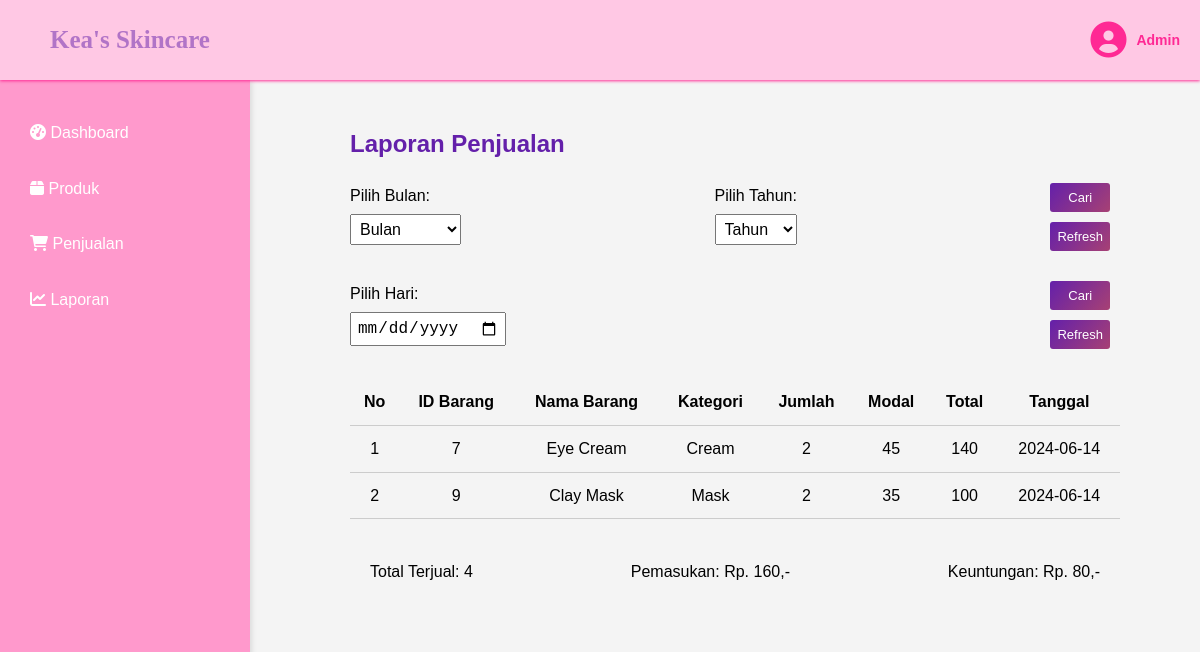
/laporan.php, run on an earlier commit of the app's database.
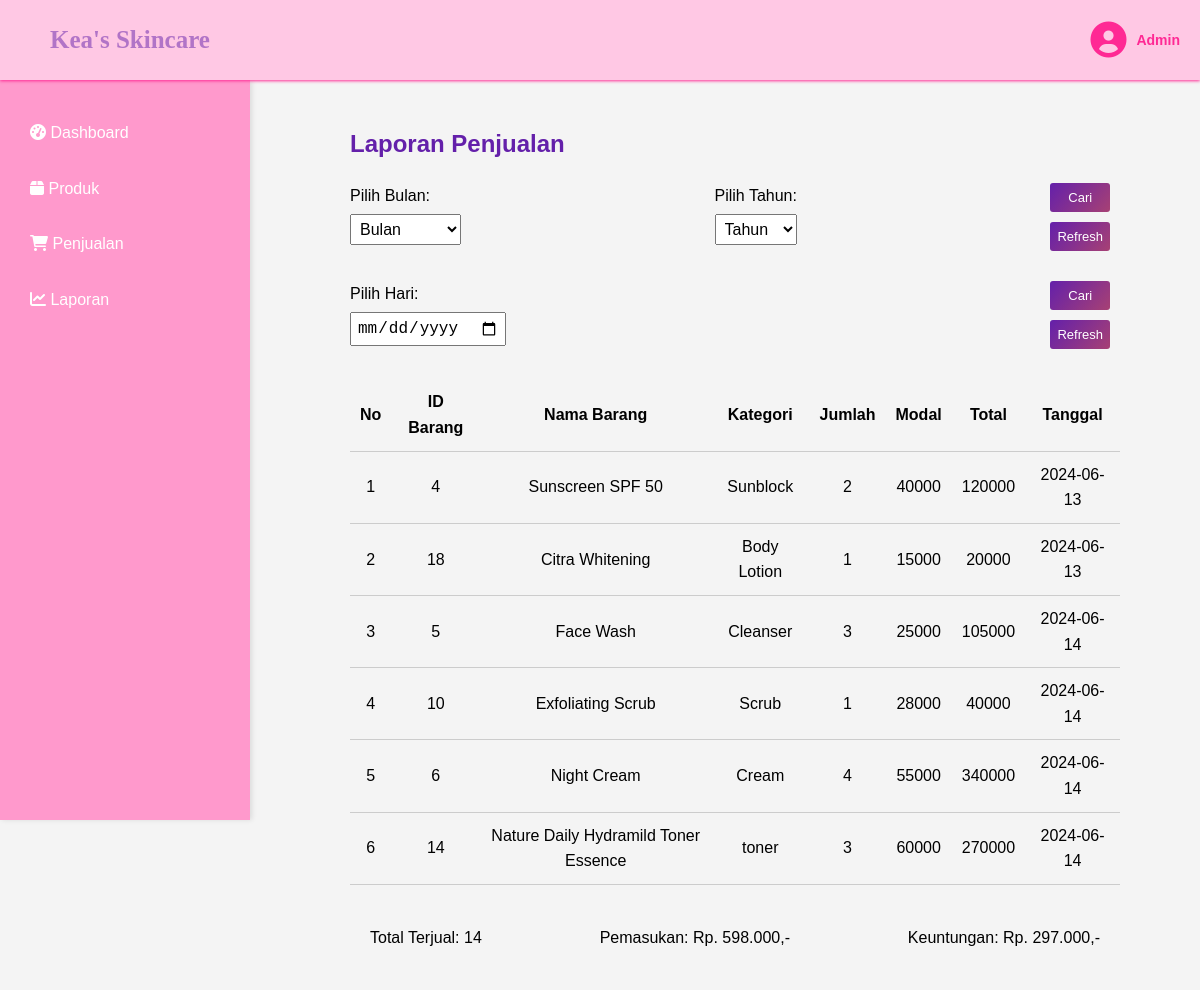
And on a later commit of the database.
### tables this page shows
CREATE TABLE `penjualan` (
  `id` int(11) NOT NULL,
  `tanggal` date DEFAULT NULL,
  `id_produk` int(11) DEFAULT NULL,
  `jumlah` int(11) DEFAULT NULL,
  `harga` decimal(10,0) DEFAULT NULL,
  `total_harga` decimal(10,0) DEFAULT NULL
);

CREATE TABLE `produk` (
  `id` int(11) NOT NULL,
  `nama` varchar(255) NOT NULL,
  `kategori` varchar(255) NOT NULL,
  `harga_beli` decimal(10,0) DEFAULT NULL,
  `harga_jual` decimal(10,0) DEFAULT NULL,
  `stok` int(11) NOT NULL
);

### laporan.php (the view, shortened to what this page needs)
<!DOCTYPE html>
<html lang="en">
<head>
    <link rel="stylesheet" href="css/laporan.css">
    <link rel="stylesheet" href="css/styles.css">
</head>
<body>
<?php include 'template/header.php'; ?>
<div class="container">
    <?php include 'template/sidebar.php'; ?>
    <div class="content">
        <h2>Laporan Penjualan</h2>
        <form method="GET" action="">
            <div class="form-group">
                <label for="bulan">Pilih Bulan:</label>
                <select id="bulan" name="bulan">
                    <option value="">Bulan</option>
                </select>
            </div>
            <div class="form-group">
                <label for="tahun">Pilih Tahun:</label>
                <select id="tahun" name="tahun">
                    <option value="">Tahun</option>
                </select>
            </div>
            <div class="form-group">
                <button type="submit" name="search" value="month" class="btn">Cari</button>
                <button type="button" onclick="location.reload()" class="btn">Refresh</button>
            </div>
        </form>
        <form method="GET" action="">
            <div class="form-group">
                <label for="tanggal">Pilih Hari:</label>
                <input type="date" id="tanggal" name="tanggal">
            </div>
            <div class="form-group">
                <button type="submit" name="search" value="day" class="btn">Cari</button>
                <button type="button" onclick="location.reload()" class="btn">Refresh</button>
            </div>
        </form>
        <table>
            <thead>
                <tr>
                    <th>No</th>
                    <th>ID Barang</th>
                    <th>Nama Barang</th>
                    <th>Kategori</th>
                    <th>Jumlah</th>
                    <th>Modal</th>
                    <th>Total</th>
                    <th>Tanggal</th>
                </tr>
            </thead>
            <tbody>
                <?php
                include 'config.php';
                $query = "SELECT p.id as produk_id, p.nama, p.kategori, p.harga_beli, p.harga_jual, p.stok,
                                  j.id as penjualan_id, j.tanggal, j.jumlah, j.harga, j.total_harga
                          FROM penjualan j
                          JOIN produk p ON j.id_produk = p.id
                          WHERE 1=1";
                $result = mysqli_query($conn, $query);
                if (mysqli_num_rows($result) > 0) {
                    $no = 1;
                    while ($row = mysqli_fetch_assoc($result)) {
                        echo "<tr>";
                        echo "<td>{$no}</td>";
                        echo "<td>{$row['produk_id']}</td>";
                        echo "<td>{$row['nama']}</td>";
                        echo "<td>{$row['kategori']}</td>";
                        echo "<td>{$row['jumlah']}</td>";
                        echo "<td>{$row['harga_beli']}</td>";
                        echo "<td>{$row['total_harga']}</td>";
                        echo "<td>{$row['tanggal']}</td>";
                        echo "</tr>";
                        $no++;
                    }
                } else {
                    echo "<tr><td colspan='9'>No data available in table</td></tr>";
                }
                ?>
            </tbody>
        </table>
        <div class="total">
            <p>Total Terjual:
                <?php
                $total_query = "SELECT SUM(j.jumlah) as total_qty, SUM(p.harga_beli * j.jumlah) as total_cost, SUM(j.total_harga) as total_sales
                                FROM penjualan j
                                JOIN produk p ON j.id_produk = p.id";
                $total_result = mysqli_query($conn, $total_query);
                $totals = mysqli_fetch_assoc($total_result);
                echo $totals['total_qty'];
                ?>
            </p>
            <p>Pemasukan: Rp. <?php echo number_format($totals['total_cost'], 0, ',', '.'); ?>,-</p>
            <p>Keuntungan: Rp. <?php echo number_format($totals['total_sales'] - $totals['total_cost'], 0, ',', '.'); ?>,-</p>

### template/header.php (shortened to what this page needs)
<!DOCTYPE html>
<html lang="en">
<head>
    <link rel="stylesheet" href="css/styles.css">
</head>
<body>
    <header>
        <div class="container-header">
            <h1 class="brand">Kea's Skincare</h1>
            <div class="profile">
                <a href="index.php">
                    <i class="fas fa-user-circle"></i>
                    <div class="profile-text">
                        <strong>Admin</strong>
                    </div>
                </a>
            </div>
        </div>
    </header>
</body>
</html>

### template/sidebar.php (shortened to what this page needs)
<!DOCTYPE html>
<html lang="en">
<head>
    <link rel="stylesheet" href="css/produk.css">
    <link rel="stylesheet" href="css/styles.css">
    <link rel="stylesheet" href="https://cdnjs.cloudflare.com/ajax/libs/font-awesome/6.0.0-beta3/css/all.min.css">
</head>
<div class="sidebar">
    <ul>
        <li><a href="index.php"><i class="fas fa-tachometer-alt"></i> Dashboard</a></li>
        <li><a href="produk.php"><i class="fas fa-box"></i>  Produk</a></li>
        <li><a href="penjualan.php"><i class="fas fa-shopping-cart"></i> Penjualan</a></li>
        <li><a href="laporan.php"><i class="fas fa-chart-line"></i> Laporan</a></li>
    </ul>
</div>

### css/laporan.css (style rules this page uses)
body { font-family: Arial, sans-serif; background-color: #f4f4f4; margin: 0; padding: 0; }
.container { width: 80%; margin: auto; overflow: hidden; padding: 20px; margin-top: 50px; }
h2 { color: #6420AA; margin-top: 0; }
form { display: flex; justify-content: space-between; margin: 20px 0; }
.form-group { display: flex; flex-direction: column; margin-right: 10px; }
.form-group button { background-image: linear-gradient(130deg, #6420AA,#a74174); padding: 7px; font-size: 13px; border-radius: 3px; }
label { margin-bottom: 5px; }
select, input[type="date"], .btn { padding: 5px; font-size: 16px; margin-bottom: 10px; width: 100%; }
.btn { background-color: #007bff; color: white; border: none; cursor: pointer; }
table { width: 100%; border-collapse: collapse; }
th, td { padding: 10px; text-align: left; }
th { background-color: #f4f4f4; }
.total { display: flex; justify-content: space-between; padding: 20px; background-color: #f4f4f4; margin-top: 20px; }

### css/styles.css (style rules this page uses)
* { margin: 0; padding: 0; box-sizing: border-box; }
body { font-family: montserrat, sans-serif; line-height: 1.6; display: flex; flex-direction: column; min-height: 100vh; }
.container { width: 90%; max-width: 1200px; margin: 0 auto; padding: 0px; }
.container-header { margin-left: 10px; }
.container h2 { color: #6420AA; margin-top: 5px; }
header { background-color: #ffc8e4; position: fixed; padding: 10px 0; height: 80px; width: 100%; box-shadow: 0px 1px 3px #ff2994; z-index: 1000; display: flex; align-items: center; }
.brand { color: rgba(100, 32, 170, 0.5); text-align: left; margin-left: 20px; font-family: Gilroy; font-size: 25px; }
table { width: 100%; border-collapse: collapse; }
th { padding: 10px; text-align: center; }
td { padding: 10px; text-align: center; vertical-align: middle; }
.sidebar { width: 250px; background-color: #ff99cc; color: #fff; padding: 20px; height: calc(100vh - 60px); position: fixed; top: 80px; left: 0; box-shadow: 2px 0 5px rgba(0, 0, 0, 0.1); }
.sidebar ul { list-style: none; padding: 0; }
.sidebar ul li { margin: 10px 0; }
.sidebar ul li a { color: #fff; text-decoration: none; display: block; padding: 10px; transition: background 0.3s; }
.content { margin-left: 270px; padding: 20px; margin-top: 100px; flex: 1; background-color: transparent; }
header { background-color: #ffc8e4; position: fixed; padding: 10px 0; height: 80px; width: 100%; box-shadow: 0px 1px 3px #ff2994; z-index: 1000; display: flex; align-items: center; justify-content: space-between; }
.container-header { display: flex; align-items: center; justify-content: space-between; width: 100%; padding: 0 20px; }
.brand { color: rgba(100, 32, 170, 0.5); font-family: Gilroy; font-size: 25px; }
.profile { display: flex; align-items: center; }
.profile a { display: flex; align-items: center; color: #ff2994; text-decoration: none; }
.profile i { font-size: 36px; margin-right: 10px; }
.profile-text strong { font-size: 14px; }

### css/produk.css (style rules this page uses)
* { margin: 0; padding: 0; box-sizing: border-box; }
body { font-family: montserrat, sans-serif; line-height: 1.6; background-color: #f4f4f4; display: flex; flex-direction: column; min-height: 100vh; }
.container { width: 90%; max-width: 1200px; margin: 0 auto; padding: 15px; }
.container h2 { color: #6420AA; margin-top: 0; }
table { width: 100%; border-collapse: collapse; margin-top: 20px; }
table th, table td { padding: 10px; border-bottom: 1px solid #ccc; }

What changed in the data, as far as the page shows it:
removed penjualan: id_produk "7", id_produk.nama "Eye Cream", id_produk.kategori "Cream", jumlah "2", id_produk.harga_beli "45", total_harga "140", tanggal "2024-06-14"
removed penjualan: id_produk "9", id_produk.nama "Clay Mask", id_produk.kategori "Mask", jumlah "2", id_produk.harga_beli "35", total_harga "100", tanggal "2024-06-14"
added penjualan: id_produk "4", id_produk.nama "Sunscreen SPF 50", id_produk.kategori "Sunblock", jumlah "2", id_produk.harga_beli "40000", total_harga "120000", tanggal "2024-06-13"
added penjualan: id_produk "18", id_produk.nama "Citra Whitening", id_produk.kategori "Body Lotion", jumlah "1", id_produk.harga_beli "15000", total_harga "20000", tanggal "2024-06-13"
added penjualan: id_produk "5", id_produk.nama "Face Wash", id_produk.kategori "Cleanser", jumlah "3", id_produk.harga_beli "25000", total_harga "105000", tanggal "2024-06-14"
added penjualan: id_produk "10", id_produk.nama "Exfoliating Scrub", id_produk.kategori "Scrub", jumlah "1", id_produk.harga_beli "28000", total_harga "40000", tanggal "2024-06-14"
added penjualan: id_produk "6", id_produk.nama "Night Cream", id_produk.kategori "Cream", jumlah "4", id_produk.harga_beli "55000", total_harga "340000", tanggal "2024-06-14"
added penjualan: id_produk "14", id_produk.nama "Nature Daily Hydramild Toner Essence", id_produk.kategori "toner", jumlah "3", id_produk.harga_beli "60000", total_harga "270000", tanggal "2024-06-14"
Also different on the page:
$totals['total_qty']: "4" → "14"
$totals['total_cost']: "160" → "598.000"
$totals['total_sales'] - $totals['total_cost']: "80" → "297.000"
